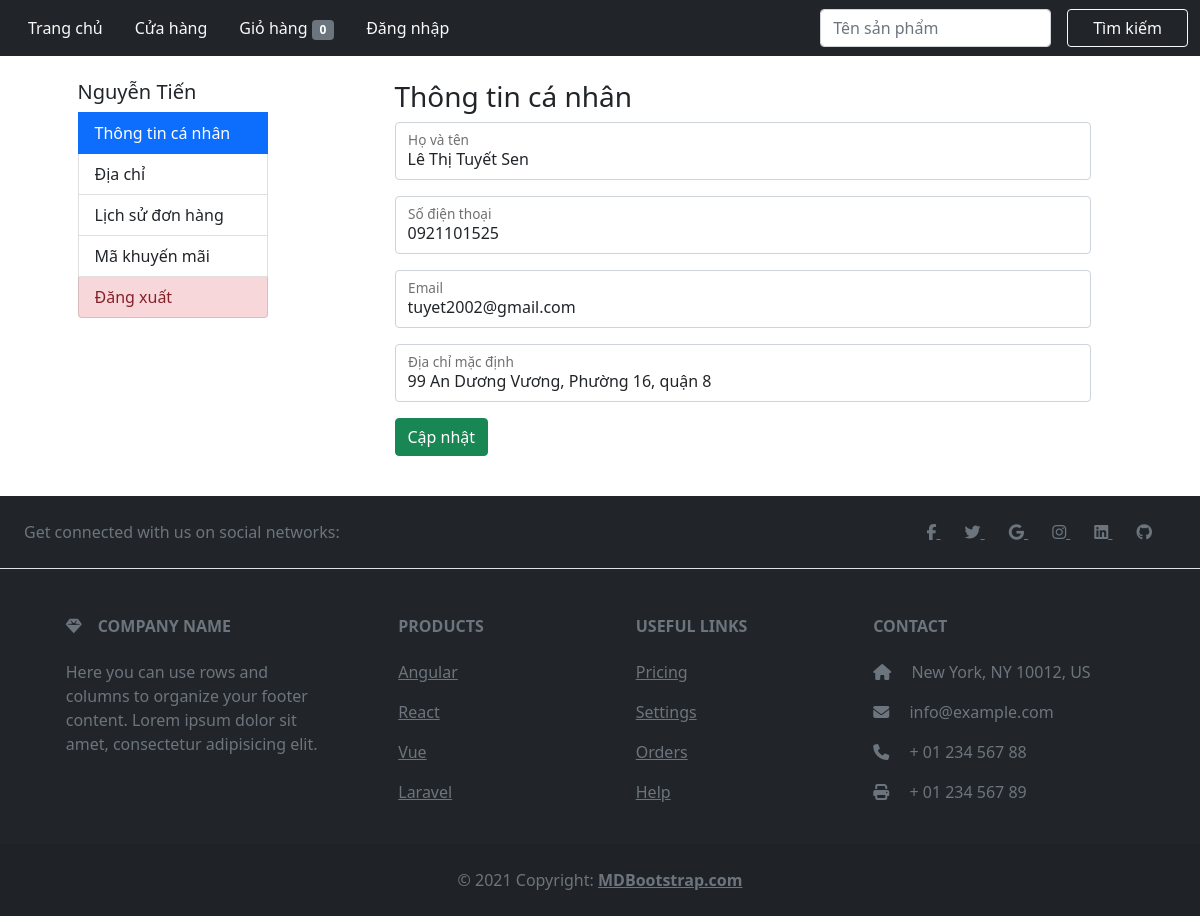
/user/canhan.php?id=2165, run on an earlier commit of the app's database.
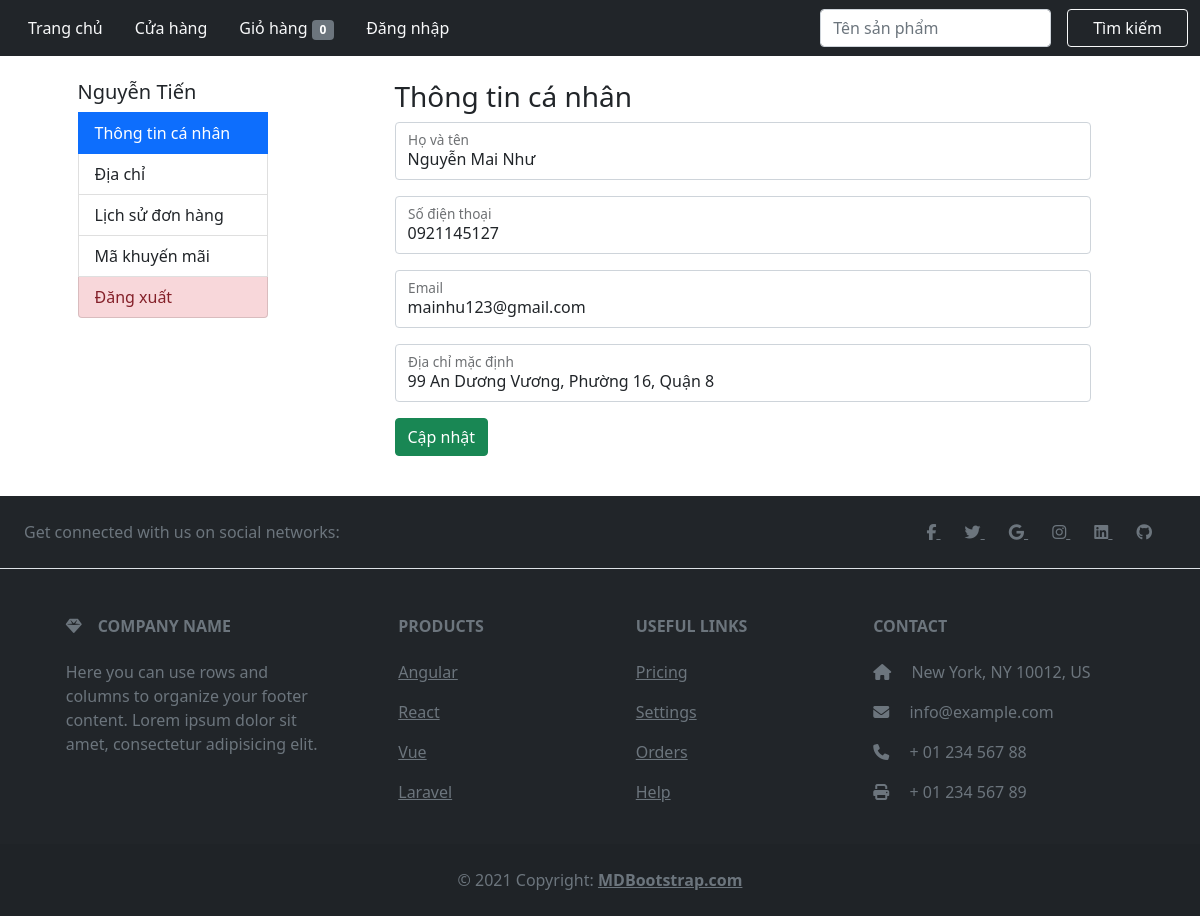
And on a later commit of the database.
### tables this page shows
CREATE TABLE `taikhoan` (
  `id` int(11) NOT NULL,
  `fullname` varchar(30) NOT NULL,
  `email` varchar(50) NOT NULL,
  `password` varchar(20) NOT NULL,
  `phone` varchar(11) NOT NULL,
  `address` varchar(100) NOT NULL,
  `status` tinyint(1) NOT NULL
);

### query.php (called while the page is built, shortened)
<?php
function connection(){
    $conn = mysqli_connect(HOST, USERNAME, PASSWORD, DATABASE);
    return $conn;
}
function executeSingleResult($sql) {
	$conn = connection();
	$result = mysqli_query($conn, $sql);
	$row    = null;
	if ($result != null) {
		$row = mysqli_fetch_array($result, 1);
	}
	return $row;
}
?>

### user/canhan.php (the view, shortened to what the changed rows need)
<!DOCTYPE html>
<html lang="en">
<head>
    <link href="https://cdn.jsdelivr.net/npm/bootstrap@5.0.2/dist/css/bootstrap.min.css" rel="stylesheet">
</head>
<body>
    <div class="container mt-4 mb-4">
        <div class="row justify-content-around">
            <div class="col-md-8 p-0">
                <div id="manhinh" style="width:100%;">
                    <form style="padding:0 2rem" class="ttcanhan" id="ttcanhan1113">
                        <?php
                        require_once('../query.php');
                        if (isset($_GET['id'])) {
                            $id = $_GET['id'];
                        } else $id = $_SESSION['iduser'];
                        $sql = "SELECT * FROM taikhoan WHERE id=$id";
                        $result = executeSingleResult($sql);
                        echo ' <h3>Thông tin cá nhân</h3>
                <div class="form-floating mb-3">
                    <input type="email" class="form-control" id="hotencanhan" value="' . $result['fullname'] . '" placeholder="name@example.com">
                    <label for="floatingInput">Họ và tên</label>
                </div>
                <div class="form-floating mb-3">
                    <input type="text" class="form-control" id="sdtcanhan" value="' . $result['phone'] . '" placeholder="name@example.com">
                    <label for="floatingInput">Số điện thoại</label>
                </div>
                <div class="form-floating mb-3">
                    <input type="email" class="form-control" id="emailcanhan" value="' . $result['email'] . '" placeholder="name@example.com">
                    <label for="floatingInput">Email</label>
                </div>
                <div class="form-floating mb-3">
                    <input type="text" class="form-control" id="diachicanhan" value="' . $result['address'] . '" placeholder="name@example.com">
                    <label for="floatingInput">Địa chỉ mặc định</label>
                </div>
                <div class="form-floating mb-3">
                    <button type="button" class="btn btn-success" onclick="updateInfo(' . $_SESSION['iduser'] . ')">Cập nhật</button>
                </div>';
                        ?>
                    </form>
                </div>
            </div>
        </div>
    </div>
</body>
</html>

What changed in the data, as far as the page shows it:
changed taikhoan: fullname "Lê Thị Tuyết Sen" → "Nguyễn Mai Như"; phone "0921101525" → "0921145127"; email "tuyet2002@gmail.com" → "mainhu123@gmail.com"; address "99 An Dương Vương, Phường 16, quận 8" → "99 An Dương Vương, Phường 16, Quận 8"
